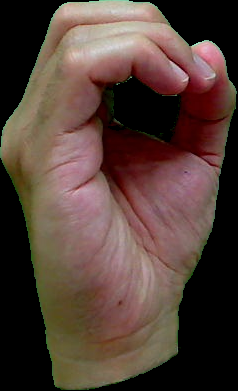
//> input picture 0_1.png, 238 x 391 px
$ ./main   (built with g++ and OpenCV 4)
//> lines starting //> are read from the running program, lines starting //| are printed output that depends on the picture; after the words box and inside, x2 and y2 are one past the last pixel; in counts of white or black regions, pixels touching at a corner belong together
//
//  temp.cpp
//  testSegmentation
//
//  Created by Mridul Gupta on 4/1/16.
//  Copyright © 2016 Mridul Gupta. All rights reserved.
//

//
//  References : http://paulbourke.net/geometry/circlesphere/
//               http://s-ln.in/2013/04/18/hand-tracking-and-gesture-detection-opencv/
//               http://docs.opencv.org/2.4/doc/tutorials/imgproc/shapedescriptors/find_contours/find_contours.html
//               http://docs.opencv.org/2.4/doc/tutorials/imgproc/shapedescriptors/hull/hull.html
//
//


#include <opencv2/opencv.hpp>
#include <iostream>
#include <vector>
#include <algorithm>
#include <sstream>
#include <string>
using namespace std;
using namespace cv;

void displayImage(Mat , string);
void ASL_Detection(Mat );
double distPoints(Point , Point);

pair < Point, double > ThreePointsCircle(Point, Point, Point);

Mat GetSkin(Mat);
Mat spatialFilterGaussian(Mat );

double mask3(Mat , Mat , int , int);
Mat averageFilter3x3(Mat );
double mask5(Mat , Mat , int , int);
Mat averageFilter5x5(Mat );

int main(int argc, const char * argv[])
{
	Mat orgImg;
	orgImg=imread("../Dataset/Original_Dataset/0_1.png",CV_LOAD_IMAGE_ANYCOLOR);
//> orgImg is the input picture: 391 rows x 238 cols, CV_8UC3; mean B, G, R 56, 64.1, 84.1
	int i=0,j=1;
	while(i<10)
	{
		j=1;
		while(j<56)
		{
			int x=0;
			char first1[] = "/Users/mridul/HGR/Datasets/originalDataset/"; //Add your own source path here
			stringstream src, uscore,png,dest;
			src << first1;
			src<<i;
			uscore<<"_";
			src<<uscore.str();
			src<<j;
			png<<".png";
			src<<png.str();
			char first2[] = "/Users/mridul/HGR/Datasets/myDataset/"; //Add your own destination path
			dest << first2;
			dest<<i;
			dest<<uscore.str();
			dest<<j;
			dest<<png.str();

			orgImg=imread(src.str(),CV_LOAD_IMAGE_ANYCOLOR);

			if(orgImg.empty())
			{
				cout << "Image not loaded properly." << endl;
				j++;
				continue;
			}
			if (orgImg.type() != 0)
				orgImg = GetSkin(orgImg);
//> in GetSkin, `cvtColor(imgHSV,imgHSV, CV_BGR2HSV);`: imgHSV: 391 rows x 238 cols, CV_32FC3; mean H, S, V 64.1, 0.3, 84.7
//> in GetSkin, `normalize(imgHSV,imgHSV, 0.0, 255.0, NORM_MINMAX, CV_32FC3);`: imgHSV: 391 rows x 238 cols, CV_32FC3; mean H, S, V 45.5, 0.2, 60.1
//> in GetSkin, `cvtColor(img, imgYCRCB, CV_BGR2YCrCb);`: imgYCRCB: 391 rows x 238 cols, CV_8UC3; mean of channels 0, 1, 2 69.2, 138.6, 120.6
//> after the loop in GetSkin, `for(int i = 0; i < img.rows; i++)`:
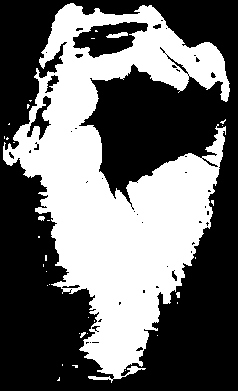
//> outImg: 391 rows x 238 cols, CV_8UC3; 41.3% white; 34 white regions (29 under 20 px), largest, box (x1, y1, x2, y2) and area: (3, 3, 230, 383) 38177, (106, 32, 128, 38) 81, (38, 216, 45, 221) 27, (176, 292, 180, 298) 20, (80, 332, 86, 338) 20
//> after the loop in GetSkin, `for(int i = 0; i < img.rows; i++)`: rgb = false
			while(x<orgImg.cols)
			{
				orgImg.at<uchar>(orgImg.rows-1, x) = 0;
				orgImg.at<uchar>(orgImg.rows-2, x) = 0;
				orgImg.at<uchar>(orgImg.rows-3, x) = 0;
				orgImg.at<uchar>(orgImg.rows-4, x) = 0;
				orgImg.at<uchar>(orgImg.rows-5, x) = 0;
				x++;
			}
//> after the loop, x = 238
			erode(orgImg,orgImg,Mat());
			dilate(orgImg,orgImg,Mat());
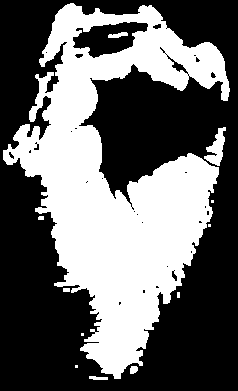
//> orgImg: 391 rows x 238 cols, CV_8UC3; 40.8% white; 12 white regions (5 under 20 px), largest, box (x1, y1, x2, y2) and area: (3, 3, 230, 379) 37230, (204, 127, 226, 166) 415, (108, 32, 128, 38) 78
			imwrite(dest.str(), orgImg);
			cout<<dest.str()<<endl;
			j++;
		}
		i++;
	}
	i='a';j=1;
	while(i<='z')
	{
//		cout<<"I is "<<i<<endl;
		j=1;
		while(j<56)
		{
			int x=0;
			char first1[] = "/Users/mridul/HGR/Datasets/originalDataset/";
			stringstream src, uscore,png,dest;
			src << first1;
			src<<(char)i;
			uscore<<"_";
			src<<uscore.str();
			src<<j;
			png<<".png";
			src<<png.str();
			char first2[] = "/Users/mridul/HGR/Datasets/myDataset/";
			dest << first2;
			dest<<(char)i;
			dest<<uscore.str();
			dest<<j;
			dest<<png.str();

			orgImg=imread(src.str(),CV_LOAD_IMAGE_ANYCOLOR);
//> a_1.png cannot be read in this run, so this picture is empty

			if(orgImg.empty())
			{
				cout << "Image not loaded properly." << endl;
				j++;
				continue;
			}
			if (orgImg.type() != 0)
				orgImg = GetSkin(orgImg);
			while(x<orgImg.cols)
			{
				orgImg.at<uchar>(orgImg.rows-1, x) = 0;
				orgImg.at<uchar>(orgImg.rows-2, x) = 0;
				orgImg.at<uchar>(orgImg.rows-3, x) = 0;
				orgImg.at<uchar>(orgImg.rows-4, x) = 0;
				orgImg.at<uchar>(orgImg.rows-5, x) = 0;
				x++;
			}
			erode(orgImg,orgImg,Mat());
			dilate(orgImg,orgImg,Mat());
			imwrite(dest.str(), orgImg);
			j++;
			cout<<dest.str()<<endl;;
		}
		i++;
	}
	return 0;
}

// [201 lines left out: functions displayImage, ASL_Detection, not called in this run]


double distPoints(Point x,Point y) {
	return ((x.x - y.x) * (x.x - y.x)) + ((x.y - y.y) * (x.y - y.y));
}


// Reference : http://paulbourke.net/geometry/circlesphere/

// [19 lines left out: function ThreePointsCircle, not called in this run]

Mat GetSkin(Mat img) {

	Mat outImg = img.clone();
	Mat imgYCRCB, imgHSV;

	bool rgb;
	Vec3b black = Vec3b::all(0);

	//    bool b,c ;
	Vec3b white = Vec3b::all(255);

	img.convertTo(imgHSV, CV_32FC3);
	cvtColor(imgHSV,imgHSV, CV_BGR2HSV);
	normalize(imgHSV,imgHSV, 0.0, 255.0, NORM_MINMAX, CV_32FC3);
	cvtColor(img, imgYCRCB, CV_BGR2YCrCb);


	for(int i = 0; i < img.rows; i++) {

		for(int j = 0; j < img.cols; j++) {

			Vec3f hsv = imgHSV.ptr<Vec3f>(i)[j];
			Vec3b bgr = img.ptr<Vec3b>(i)[j];
			Vec3b ycrcb = imgYCRCB.ptr<Vec3b>(i)[j];

			int B = bgr.val[0];
			int G = bgr.val[1];
			int R = bgr.val[2];

			if ((R > 95) && (G > 40) && (B > 20) && ((max(R, max(G,B)) - min(R, min(G,B))) > 15) && (abs(R - G) > 15) && (R > G) && (R > B))
				rgb = true;
			else
				rgb=false;

			if(!rgb)
				outImg.ptr<Vec3b>(i)[j] = black;
			else
				outImg.ptr<Vec3b>(i)[j] = white;
		}
	}
	return outImg;
}


// [95 lines left out: functions spatialFilterGaussian, mask3, mask5, averageFilter3x3, averageFilter5x5, not called in this run]
